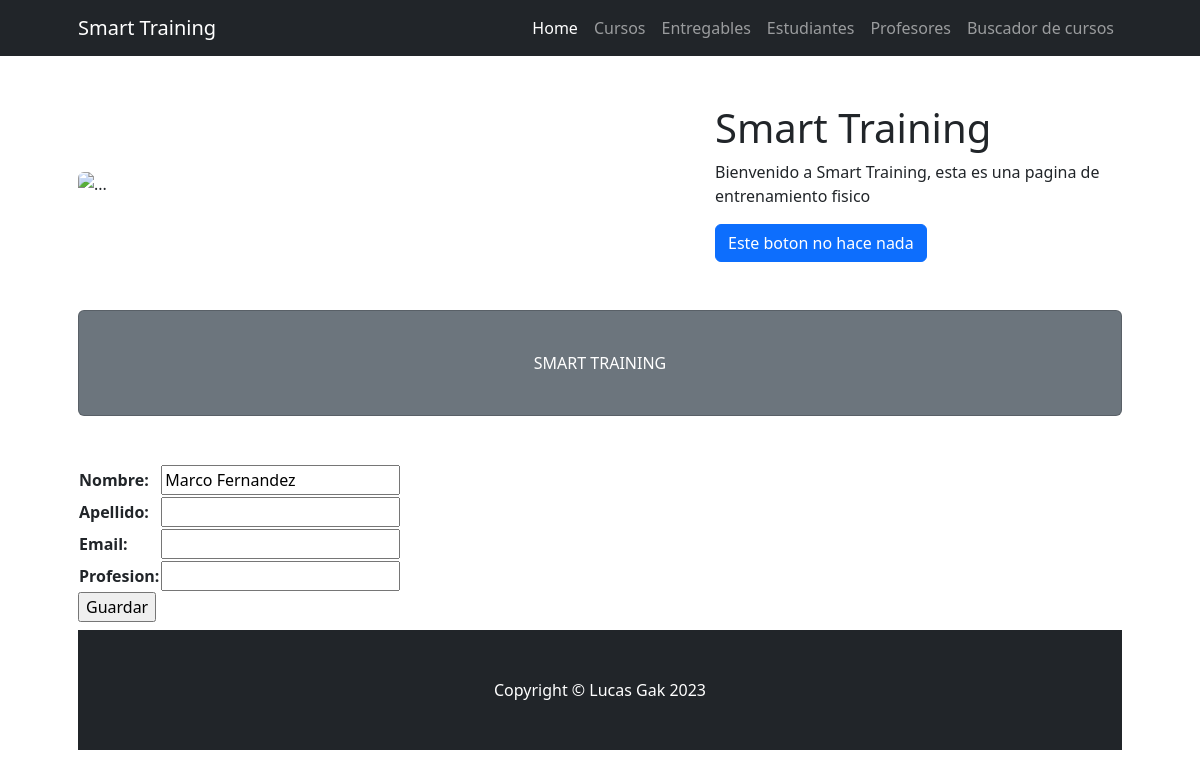
The page /ProjectoFinal23/editarProfesor/4/ on the database as committed earlier.
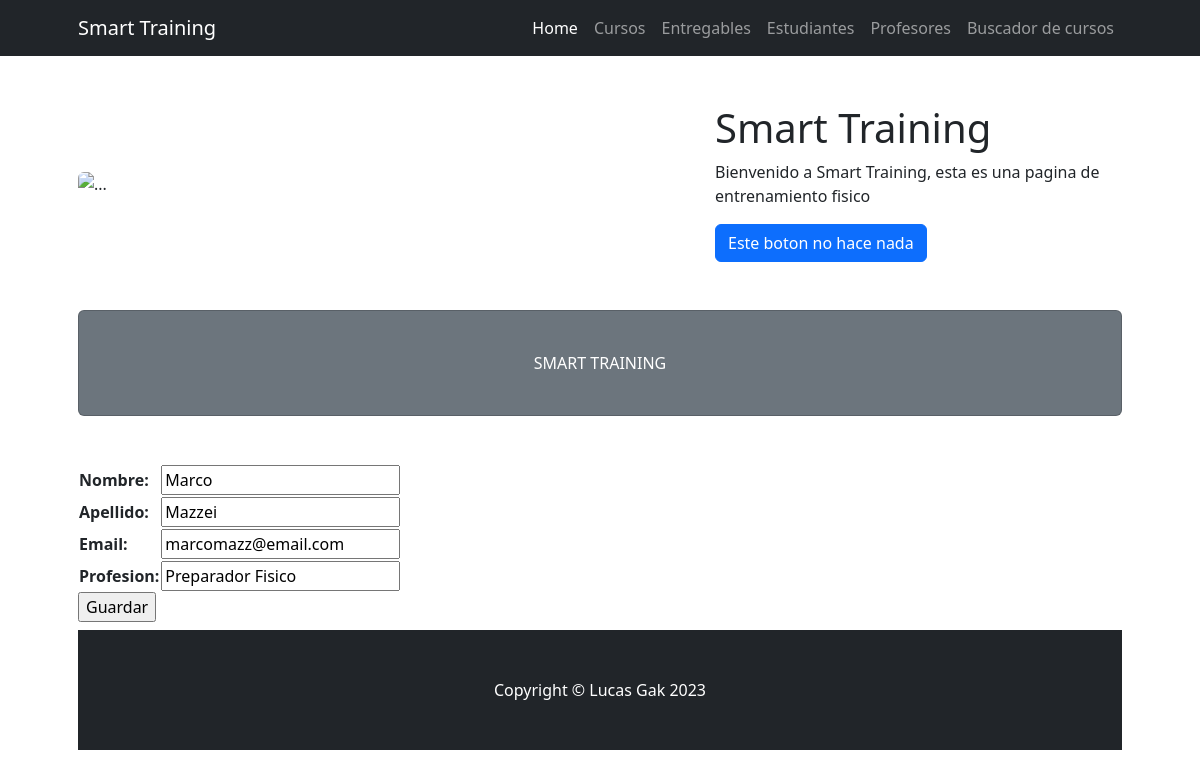
The same page on the database as committed later.
### ProjectoFinal23/models.py (models this page shows, shortened)
class Profesor(models.Model):
    nombre=models.CharField(max_length=30)
    apellido=models.CharField(max_length=30)
    email=models.EmailField()
    profesion=models.CharField(max_length=30)

### ProjectoFinal23/views.py (the view)
# urls.py: path('editarProfesor/<int:profesor_id>/', views.editarProfesor, name="EditarProfesor"),
def editarProfesor(request, profesor_id):
    if request.method== 'POST':
        miFormulario = ProfesorFormulario(request.POST) #Aca llega la informacion del HTML
        if miFormulario.is_valid(): #Si paso la validacion de Django
            informacion = miFormulario.cleaned_data
            profesor = Profesor.objects.get(id=(profesor_id))
            profesor.nombre = informacion['nombre']
            profesor.apellido = informacion['apellido']
            profesor.email = informacion['email']
            profesor.profesion = informacion['profesion']
            profesor.save()
            return render(request, "ProjectoFinal23/padre.html") #Vuelvo al inicio
    else:
        profesor = Profesor.objects.get(id=(profesor_id))
        miFormulario= ProfesorFormulario(initial={'nombre': profesor.nombre, 'apellido':profesor.apellido, 'email':profesor.email, 'profesion':profesor.profesion})
    return render(request, "ProjectoFinal23/formulario_api.html", {"miFormulario":miFormulario, "profesor_id":profesor_id})

### ProjectoFinal23/forms.py
class ProfesorFormulario(forms.Form):
    nombre= forms.CharField(max_length=30)
    apellido= forms.CharField(max_length=30)
    email= forms.EmailField()
    profesion= forms.CharField(max_length=30)

### ProjectoFinal23/templates/ProjectoFinal23/formulario_api.html
{% extends 'ProjectoFinal23/padre.html' %}
{% load static %}
{% block section1 %}
    <form action="" method="POST">{% csrf_token %}
        <table>
            {{ miFormulario.as_table }}
        </table>
        <input type="submit" value="Guardar">
    </form>
{% endblock %}

Rows that differ between the two databases and show on the page:
changed Profesor: nombre "Marco Fernandez" → "Marco"; apellido (not shown) → "Mazzei"; email (not shown) → "marcomazz@email.com"; profesion (not shown) → "Preparador Fisico"
